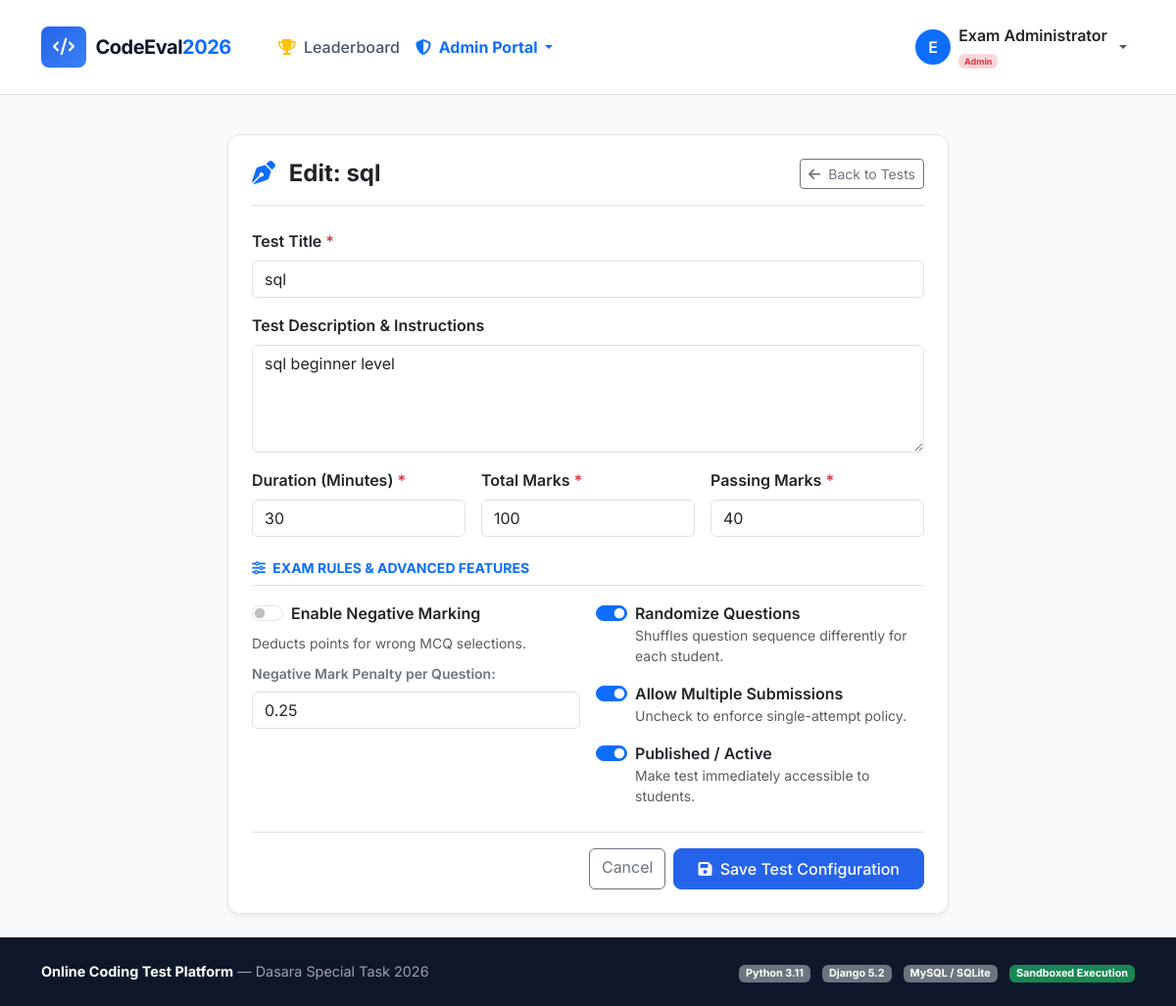
The app's page /admin-portal/tests/3/edit/ (signed in) with its own data.
### exam_portal/models.py (models this page shows, shortened)
class Test(models.Model):
    title = models.CharField(max_length=200)
    slug = models.SlugField(max_length=220, unique=True, blank=True)
    description = models.TextField(help_text="Detailed instructions and topics covered")
    duration_minutes = models.PositiveIntegerField(default=30, help_text="Duration in minutes")
    total_marks = models.PositiveIntegerField(default=100)
    pass_marks = models.PositiveIntegerField(default=40)
    negative_marking = models.BooleanField(default=False, help_text="Enable penalty for wrong answers")
    negative_mark_value = models.DecimalField(max_digits=4, decimal_places=2, default=0.25,
                                             help_text="Marks deducted per wrong answer")
    randomize_questions = models.BooleanField(default=True, help_text="Randomize question sequence for each student")
    allow_multiple_attempts = models.BooleanField(default=False, help_text="If false, prevents re-taking the test")
    is_active = models.BooleanField(default=True, help_text="Visible for students to take")
    created_by = models.ForeignKey(User, on_delete=models.SET_NULL, null=True, blank=True, related_name='created_tests')
    created_at = models.DateTimeField(auto_now_add=True)
    updated_at = models.DateTimeField(auto_now=True)
    class Meta:
        ordering = ['-created_at']

### exam_portal/views.py (the view)
# urls.py: path('admin-portal/tests/<int:test_id>/edit/', views.admin_test_edit, name='admin_test_edit'),
@user_passes_test(is_admin_or_staff)
def admin_test_edit(request, test_id):
    test = get_object_or_404(Test, id=test_id)
    if request.method == 'POST':
        form = TestForm(request.POST, instance=test)
        if form.is_valid():
            form.save()
            messages.success(request, "Test updated successfully.")
            return redirect('admin_test_detail', test_id=test.id)
    else:
        form = TestForm(instance=test)
    return render(request, 'exam_portal/admin/test_form.html', {'form': form, 'title': f"Edit: {test.title}", 'test': test})

### exam_portal/views.py (called while the page is built)
def is_admin_or_staff(user):
    return user.is_authenticated and (user.is_staff or user.is_superuser)

### templates/exam_portal/admin/test_form.html (shortened to what this page needs)
{% extends 'exam_portal/base.html' %}
{% block content %}
<div class="container py-4">
    <div class="row justify-content-center">
        <div class="col-lg-8">
            <div class="card card-custom p-4 shadow-sm">
                <div class="d-flex justify-content-between align-items-center border-bottom pb-3 mb-4">
                    <h4 class="fw-bold text-dark mb-0">
                        <i class="fa-solid fa-pen-nib text-primary me-2"></i> {{ title }}
                    </h4>
                    <a href="{% url 'admin_tests_list' %}" class="btn btn-outline-secondary btn-sm">
                        <i class="fa-solid fa-arrow-left me-1"></i> Back to Tests
                    </a>
                </div>
                <form method="post" novalidate>
                    <div class="mb-3">
                        <label class="form-label fw-semibold">Test Title <span class="text-danger">*</span></label>
                        {{ form.title }}
                    </div>
                    <div class="mb-3">
                        <label class="form-label fw-semibold">Test Description & Instructions</label>
                        {{ form.description }}
                    </div>
                    <div class="row g-3 mb-3">
                        <div class="col-md-4">
                            <label class="form-label fw-semibold">Duration (Minutes) <span class="text-danger">*</span></label>
                            {{ form.duration_minutes }}
                        </div>
                        <div class="col-md-4">
                            <label class="form-label fw-semibold">Total Marks <span class="text-danger">*</span></label>
                            {{ form.total_marks }}
                        </div>
                        <div class="col-md-4">
                            <label class="form-label fw-semibold">Passing Marks <span class="text-danger">*</span></label>
                            {{ form.pass_marks }}
                        </div>
                    </div>
                    <h6 class="fw-bold text-primary text-uppercase small mt-4 mb-3 border-bottom pb-2">
                        <i class="fa-solid fa-sliders me-1"></i> Exam Rules & Advanced Features
                    </h6>
                    <div class="row g-3 mb-4">
                        <div class="col-md-6">
                            <div class="form-check form-switch mb-2">
                                {{ form.negative_marking }}
                                <label class="form-check-label fw-semibold" for="{{ form.negative_marking.id_for_label }}">
                                    Enable Negative Marking
                                </label>
                            </div>
                            <small class="text-muted d-block mb-2">Deducts points for wrong MCQ selections.</small>
                            <label class="form-label small fw-semibold text-secondary">Negative Mark Penalty per Question:</label>
                            {{ form.negative_mark_value }}
                        </div>
                        <div class="col-md-6">
                            <div class="form-check form-switch mb-3">
                                {{ form.randomize_questions }}
                                <label class="form-check-label fw-semibold" for="{{ form.randomize_questions.id_for_label }}">
                                    Randomize Questions
                                </label>
                                <small class="text-muted d-block">Shuffles question sequence differently for each student.</small>
                            </div>
                            <div class="form-check form-switch mb-3">
                                {{ form.allow_multiple_attempts }}
                                <label class="form-check-label fw-semibold" for="{{ form.allow_multiple_attempts.id_for_label }}">
                                    Allow Multiple Submissions
                                </label>
                                <small class="text-muted d-block">Uncheck to enforce single-attempt policy.</small>
                            </div>
                            <div class="form-check form-switch">
                                {{ form.is_active }}
                                <label class="form-check-label fw-semibold" for="{{ form.is_active.id_for_label }}">
                                    Published / Active
                                </label>
                                <small class="text-muted d-block">Make test immediately accessible to students.</small>
                            </div>
                        </div>
                    </div>
                    <div class="d-flex justify-content-end gap-2 border-top pt-3">
                        <a href="{% url 'admin_tests_list' %}" class="btn btn-outline-secondary">Cancel</a>
                        <button type="submit" class="btn btn-primary-custom px-4">
                            <i class="fa-solid fa-floppy-disk me-1"></i> Save Test Configuration
                        </button>
                    </div>
                </form>
            </div>
        </div>
    </div>
</div>
{% endblock %}

### templates/exam_portal/base.html (shortened to what this page needs)
<!DOCTYPE html>
<html lang="en">
<head>
    <link href="https://cdn.jsdelivr.net/npm/bootstrap@5.3.3/dist/css/bootstrap.min.css" rel="stylesheet">
    <link rel="stylesheet" href="https://cdnjs.cloudflare.com/ajax/libs/font-awesome/6.5.1/css/all.min.css">
    <link rel="stylesheet" href="https://cdnjs.cloudflare.com/ajax/libs/highlight.js/11.9.0/styles/atom-one-dark.min.css">
</head>
<body>
    <nav class="navbar navbar-expand-lg navbar-light bg-white border-bottom sticky-top py-3">
        <div class="container">
            <a class="navbar-brand navbar-brand-custom" href="{% url 'home' %}">
                <span class="brand-icon"><i class="fa-solid fa-code"></i></span>
                <span>CodeEval<span class="text-primary">2026</span></span>
            </a>
            <div class="collapse navbar-collapse" id="navbarMain">
                <ul class="navbar-nav me-auto mb-2 mb-lg-0 ms-lg-4">
                    <li class="nav-item">
                        <a class="nav-link" href="{% url 'leaderboard' %}">
                            <i class="fa-solid fa-trophy text-warning me-1"></i> Leaderboard
                        </a>
                    </li>
                    {% if user.is_authenticated and user.is_staff %}
                    <li class="nav-item dropdown">
                        <a class="nav-link dropdown-toggle text-primary fw-bold" href="#" data-bs-toggle="dropdown">
                            <i class="fa-solid fa-shield-halved me-1"></i> Admin Portal
                        </a>
                    </li>
                    {% endif %}
                </ul>
                <ul class="navbar-nav ms-auto align-items-center">
                    {% if user.is_authenticated %}
                    <li class="nav-item dropdown">
                        <a class="nav-link dropdown-toggle d-flex align-items-center gap-2" href="#" data-bs-toggle="dropdown">
                            <div class="rounded-circle bg-primary text-white d-flex align-items-center justify-content-center" style="width:36px; height:36px; font-weight:600;">
                                {{ user.first_name|default:user.username|slice:":1"|upper }}
                            </div>
                            <div class="text-start d-none d-sm-block">
                                <span class="d-block fw-semibold text-dark">{{ user.get_full_name|default:user.username }}</span>
                                <small class="text-muted" style="font-size: 0.75rem;">
                                    {% if user.is_staff %}<span class="badge bg-danger-subtle text-danger">Admin</span>{% else %}<span class="badge bg-primary-subtle text-primary">Student</span>{% endif %}
                                </small>
                            </div>
                        </a>
                    </li>
                    {% endif %}
                </ul>
            </div>
        </div>
    </nav>
    <main class="flex-grow-1">
        {% block content %}{% endblock %}
    </main>
    <footer>
        <div class="container text-center">
            <div class="row align-items-center">
                <div class="col-md-6 text-md-start mb-2 mb-md-0">
                    <span class="fw-bold text-white">Online Coding Test Platform</span> &mdash; Dasara Special Task 2026
                </div>
                <div class="col-md-6 text-md-end">
                    <span class="badge bg-secondary me-2">Python 3.11</span>
                    <span class="badge bg-secondary me-2">Django 5.2</span>
                    <span class="badge bg-secondary me-2">MySQL / SQLite</span>
                    <span class="badge bg-success">Sandboxed Execution</span>
                </div>
            </div>
        </div>
    </footer>
</body>
</html>

### templates/exam_portal/base.html (style rules this page uses)
:root { --primary: #2563eb; --primary-dark: #1d4ed8; --secondary: #0f172a; --accent: #f59e0b; --success: #10b981; --danger: #ef4444; --bg-light: #f8fafc; --card-border: #e2e8f0; }
body { font-family: 'Inter', sans-serif; background-color: var(--bg-light); color: #1e293b; min-height: 100vh; display: flex; flex-direction: column; }
.navbar-brand-custom { font-weight: 700; letter-spacing: -0.5px; color: #0f172a !important; display: flex; align-items: center; gap: 10px; }
.navbar-brand-custom .brand-icon { background: linear-gradient(135deg, #2563eb, #3b82f6); color: white; padding: 8px 12px; border-radius: 8px; font-size: 1.1rem; }
.nav-link { font-weight: 500; color: #475569; transition: color 0.2s; }
.card-custom { background: #ffffff; border: 1px solid var(--card-border); border-radius: 12px; box-shadow: 0 1px 3px 0 rgb(0 0 0 / 0.05); transition: transform 0.2s, box-shadow 0.2s; }
.btn-primary-custom { background-color: var(--primary); border-color: var(--primary); color: #ffffff; font-weight: 500; padding: 8px 18px; border-radius: 8px; }
footer { margin-top: auto; background: #0f172a; color: #94a3b8; padding: 24px 0; font-size: 0.9rem; }

### records on screen
Test: title "sql", description "sql beginner level", duration_minutes "30", total_marks "100", pass_marks "40", negative_mark_value "0.25", randomize_questions "☑", allow_multiple_attempts "☑", is_active "☑"

### other values on screen
{{ user.first_name|default:user.username|slice:":1"|upper }} "E"
{{ user.get_full_name|default:user.username }} "Exam Administrator"
{{ title }} "Edit: sql"
